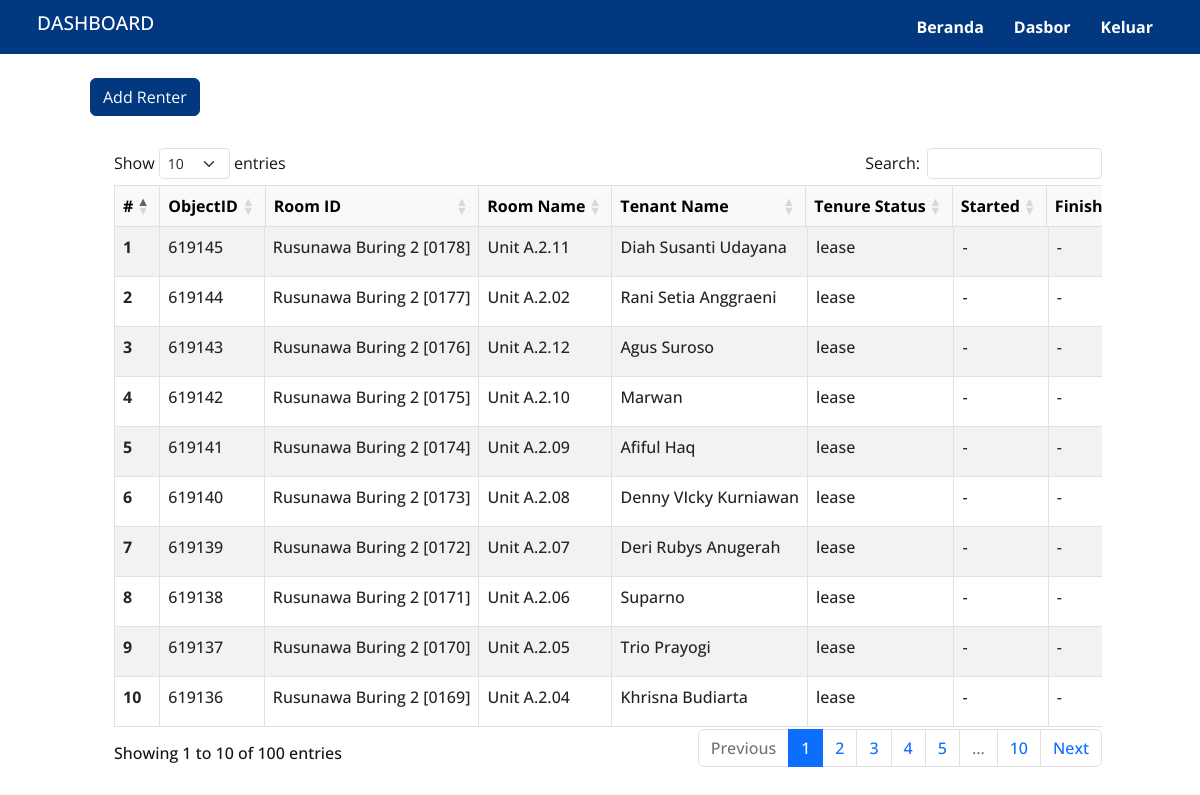
Page /data/renters (signed in) on the committed database.
### tables this page shows
CREATE TABLE `renters_tenants` (
  `id` int NOT NULL,
  `tenant_id` int NOT NULL,
  `room_id` varchar(50) NOT NULL,
  `due_started` date DEFAULT NULL,
  `due_finished` date DEFAULT NULL,
  `tenure_status` varchar(50) DEFAULT NULL,
  `agreement_number` varchar(50) DEFAULT NULL,
  `permit_flats` varchar(50) DEFAULT NULL
);

CREATE TABLE `rooms_table` (
  `room_id` varchar(50) NOT NULL,
  `legal_object_id` int DEFAULT NULL,
  `organizer_id` int DEFAULT NULL,
  `room_name` varchar(255) DEFAULT NULL,
  `space_usage` varchar(255) DEFAULT NULL,
  `rent_fee` varchar(255) DEFAULT NULL
);

CREATE TABLE `land_parcel_table` (
  `id` int NOT NULL,
  `parcel_id` varchar(50) DEFAULT NULL,
  `building` varchar(50) DEFAULT NULL
);

CREATE TABLE `tenants_table` (
  `id` int NOT NULL,
  `tenant_name` varchar(255) NOT NULL,
  `name_number` varchar(255) NOT NULL,
  `tenant_job` varchar(255) DEFAULT NULL,
  `tenant_religion` varchar(255) DEFAULT NULL,
  `marriage_status` varchar(255) DEFAULT NULL,
  `number_residents` varchar(255) DEFAULT NULL,
  `tenant_address` varchar(255) DEFAULT NULL,
  `tenant_rt_rw` varchar(255) DEFAULT NULL,
  `tenant_village` varchar(255) DEFAULT NULL,
  `tenant_district` varchar(255) DEFAULT NULL,
  `tenant_city` varchar(255) DEFAULT NULL,
  `tenant_province` varchar(255) DEFAULT NULL
);

### action/get-renters.php (called while the page is built, shortened)
<?php
include 'db_connect.php';
if ($_SERVER['REQUEST_METHOD'] === 'GET') {
    if (isset($_GET['Tenant']) && !empty($_GET['Tenant']) && isset($_GET['Room']) && !empty($_GET['Room'])) {
        $tenantID = $_GET['Tenant'];
        $roomID = $_GET['Room'];
        $sql = "SELECT rt.id as renter2room_id, rt.tenant_id, rt.room_id, rt.due_started, rt.due_finished, rt.tenure_status, rt.agreement_number, rt.permit_flats, rm.*, t.*
        FROM renters_tenants rt
        LEFT JOIN rooms_table rm ON rt.room_id = rm.room_id
        LEFT JOIN tenants_table t ON rt.tenant_id = t.id
        WHERE rt.tenant_id = $tenantID";
        $result = $conn->query($sql);
        if ($result->num_rows > 0) {
            $renters_table = $result->fetch_assoc();
        }
    } else {
        $sql = "SELECT rt.id as renter2room_id, rt.tenant_id, rt.room_id, rt.due_started, rt.due_finished, rt.tenure_status, rt.agreement_number, rt.permit_flats, rm.*, t.*, lo.id as legal_id, lp.id as lp_id, lp.building
        FROM renters_tenants rt
        LEFT JOIN rooms_table rm ON rt.room_id = rm.room_id
        LEFT JOIN tenants_table t ON rt.tenant_id = t.id
        LEFT JOIN legal_objects_table lo ON rm.legal_object_id = lo.id
        LEFT JOIN land_parcel_table lp ON lo.parcel_id = lp.parcel_id
        ORDER BY LOWER(rt.room_id) DESC";
        $result = $conn->query($sql);
        $renters_table = [];
        if ($result->num_rows > 0) {
            while ($row = $result->fetch_assoc()) {
                $renters_table[] = $row;
            }
        }
    }
}

### data/renters/index.php (the view, shortened to what this page needs)
<!doctype html>
<html lang="en">
<head>
    <link href="https://cdn.jsdelivr.net/npm/bootstrap@5.0.2/dist/css/bootstrap.min.css" rel="stylesheet">
    <link rel="stylesheet" href="https://cdn.jsdelivr.net/npm/bootstrap-icons@1.11.3/font/bootstrap-icons.min.css">
    <link href="https://cdn.jsdelivr.net/npm/sweetalert2@11.10.3/dist/sweetalert2.min.css" rel="stylesheet">
    <link href="https://cdnjs.cloudflare.com/ajax/libs/twitter-bootstrap/5.3.0/css/bootstrap.min.css" rel="stylesheet">
    <link href="https://cdn.datatables.net/1.13.7/css/dataTables.bootstrap5.min.css" rel="stylesheet">
    <link rel="stylesheet" href="/assets/css/style.css" />
</head>
<?php include_once $_SERVER['DOCUMENT_ROOT'] . '/action/first-load.php'; ?>
<?php include_once '../../action/get-renters.php' ?>
<body>
    <?php include '../../assets/view/dashboard_header.php' ?>
    <main>
        <div class="container">
            <div class="row justify-content-center  m-2 p-3">
                <div class="row gap-2 ">
                    <div class="col-md-6">
                        <a href="/data/renters/add-renter.php" class="btn btn-primary">Add Renter</a>
                    </div>
                    <div class="row p-3 m-2">
                        <div class="col-md-12">
                            <table id="datatable" class="table table-bordered table-striped table-hover display nowrap" style="width:100%">
                                <thead class="table-light">
                                    <tr>
                                        <th scope="col">#</th>
                                        <th scope="col">ObjectID</th>
                                        <th scope="col">Room ID</th>
                                        <th scope="col">Room Name</th>
                                        <th scope="col">Tenant Name</th>
                                        <th scope="col">Tenure Status</th>
                                        <th scope="col">Started</th>
                                        <th scope="col">Finished</th>
                                    </tr>
                                </thead>
                                <tbody>
                                    <?php $no = 1; ?>
                                    <?php foreach ($renters_table as $row) : ?>
                                        <tr>
                                            <th scope="row"><?= $no++; ?></th>
                                            <td><?= $row['legal_object_id'] ?></td>
                                            <td><?= $row['building']; ?> [<?= $row['room_id'] ?>]</td>
                                            <td><?= $row['room_name'] ?></td>
                                            <td><?= $row['tenant_name'] ?></td>
                                            <td><?= $row['tenure_status'] ?></td>
                                            <td><?= !empty($row['due_started']) ? (new DateTime($row['due_started']))->format('j-M-Y') : "-"; ?></td>
                                            <td><?= !empty($row['due_finished']) ? (new DateTime($row['due_finished']))->format('j-M-Y') : "-"; ?></td>
                                        </tr>
                                    <?php endforeach ?>
                                </tbody>
                            </table>
                        </div>
                    </div>
                </div>
            </div>
        </div>
    </main>
</body>
</html>

### assets/view/dashboard_header.php (shortened to what this page needs)
<header>
    <nav>
        <div class="nav-logo">
            <div class="name-logo">
                <h1>DASHBOARD</h1>
            </div>
        </div>
        <div class="nav-menu">
            <ul class="nav-menu-group">
                <li><a href="/" title="">Beranda</a></li>
                <li><a href="/dashboard" title="">Dasbor</a></li>
                <?php if (isset($_SESSION['islogin'])) : ?>
                    <li><a href="/action/auth/process_logout.php" title="Keluar">Keluar</a></li>
                <?php else : ?>
                    <li><a href="/auth/login.php" title="Masuk">Masuk</a></li>
                <?php endif ?>
            </ul>
        </div>
    </nav>
</header>

### assets/css/style.css (style rules this page uses)
* { margin: 0; padding: 0; box-sizing: border-box; text-decoration: none !important; outline: none !important; border: none; scroll-behavior: smooth; }
body { font-family: "Open Sans", "Roboto", "Segoe UI", sans-serif; font-weight: 500; color: #141414; }
header { padding: 0rem 2rem; top: 0; position: sticky; align-items: center; background-color: #013880; z-index: 1000; }
.nav-logo { padding: 5px; }
.nav-logo .name-logo h1 { font-size: 1.2rem; max-width: 21rem; color: white; word-wrap: break-word; }
header nav { display: flex; flex-wrap: wrap; flex-direction: row; justify-content: space-between; align-items: center; gap: 1.3em; }
header .nav-menu { display: flex; justify-content: center; align-items: center; }
header .nav-menu-group { display: flex; list-style: none; justify-content: center; margin: auto; }
header .nav-menu-group li { padding: 10px; margin: 5px; font-weight: 700; }
header .nav-menu-group li a { color: white; }
.btn-primary { background-color: #013880; border-color: #013880; }
ul, #myUL { list-style-type: none; }

### rows in the picture
renters_tenants: room.legal_object_id "619145", land_parcel_table.building "Rusunawa Buring 2", room.room_id "0178", room.room_name "Unit A.2.11", tenant.tenant_name "Diah Susanti Udayana", tenure_status "lease"
renters_tenants: room.legal_object_id "619144", land_parcel_table.building "Rusunawa Buring 2", room.room_id "0177", room.room_name "Unit A.2.02", tenant.tenant_name "Rani Setia Anggraeni", tenure_status "lease"
renters_tenants: room.legal_object_id "619143", land_parcel_table.building "Rusunawa Buring 2", room.room_id "0176", room.room_name "Unit A.2.12", tenant.tenant_name "Agus Suroso", tenure_status "lease"
renters_tenants: room.legal_object_id "619142", land_parcel_table.building "Rusunawa Buring 2", room.room_id "0175", room.room_name "Unit A.2.10", tenant.tenant_name "Marwan", tenure_status "lease"
renters_tenants: room.legal_object_id "619141", land_parcel_table.building "Rusunawa Buring 2", room.room_id "0174", room.room_name "Unit A.2.09", tenant.tenant_name "Afiful Haq", tenure_status "lease"
renters_tenants: room.legal_object_id "619140", land_parcel_table.building "Rusunawa Buring 2", room.room_id "0173", room.room_name "Unit A.2.08", tenant.tenant_name "Denny VIcky Kurniawan", tenure_status "lease"
renters_tenants: room.legal_object_id "619139", land_parcel_table.building "Rusunawa Buring 2", room.room_id "0172", room.room_name "Unit A.2.07", tenant.tenant_name "Deri Rubys Anugerah", tenure_status "lease"
renters_tenants: room.legal_object_id "619138", land_parcel_table.building "Rusunawa Buring 2", room.room_id "0171", room.room_name "Unit A.2.06", tenant.tenant_name "Suparno", tenure_status "lease"
renters_tenants: room.legal_object_id "619137", land_parcel_table.building "Rusunawa Buring 2", room.room_id "0170", room.room_name "Unit A.2.05", tenant.tenant_name "Trio Prayogi", tenure_status "lease"
renters_tenants: room.legal_object_id "619136", land_parcel_table.building "Rusunawa Buring 2", room.room_id "0169", room.room_name "Unit A.2.04", tenant.tenant_name "Khrisna Budiarta", tenure_status "lease"
